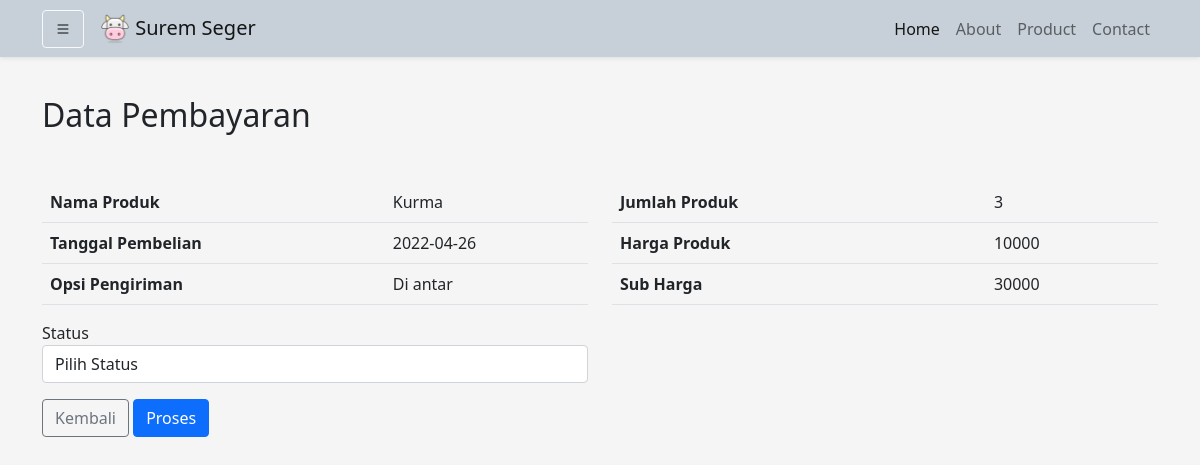
The app's page /Admin/ambilSendiri.php?id=28 (signed in) with its own data.
### tables this page shows
CREATE TABLE `pembelian_produk` (
  `id_pembelian_produk` int(11) NOT NULL,
  `id_pembelian` int(11) NOT NULL,
  `id_produk` int(11) NOT NULL,
  `jumlah` int(11) NOT NULL,
  `nama` varchar(50) NOT NULL,
  `harga` int(11) NOT NULL,
  `berat` int(11) NOT NULL,
  `subberat` int(11) NOT NULL,
  `subharga` int(11) NOT NULL
);

CREATE TABLE `pembelian` (
  `id_pembelian` int(11) NOT NULL,
  `id_user` int(11) NOT NULL,
  `tanggal_pembelian` date NOT NULL,
  `total_pembelian` int(11) NOT NULL,
  `opsi_pengiriman` varchar(30) NOT NULL,
  `opsi_pembayaran` varchar(30) NOT NULL,
  `alamat_pengiriman` text NOT NULL,
  `status_pembelian` varchar(50) NOT NULL,
  `status_terima` varchar(50) NOT NULL
);

### functions.php (called while the page is built, shortened)
<?php
$conn = mysqli_connect("localhost", "root", "", "db_suremseger");
function query($query)
{
    global $conn;
    $result = mysqli_query($conn, $query);
    $rows = [];
    while ($row = mysqli_fetch_assoc($result)) {
        $rows[] = $row;
    }
    return $rows;
}

### Admin/ambilSendiri.php (the view, shortened to what this page needs)
<?php
require_once('../functions.php');
$id_pembelian = $_GET['id'];
$detail = query("SELECT * FROM pembelian_produk JOIN pembelian ON pembelian_produk.id_pembelian = pembelian.id_pembelian WHERE pembelian_produk.id_pembelian ='$id_pembelian'")[0];
?>
<!DOCTYPE html>
<html lang="en">
<head>
    <link href="https://cdn.jsdelivr.net/npm/bootstrap@5.1.3/dist/css/bootstrap.min.css" rel="stylesheet" />
    <link rel="stylesheet" href="https://cdn.jsdelivr.net/npm/bootstrap-icons@1.8.1/font/bootstrap-icons.css" />
    <link rel="stylesheet" href="../style.css" />
</head>
<body>
    <?php include 'nav_sidebar.php'; ?>
    <section id="pembayaran">
        <div class="container">
            <h2>Data Pembayaran</h2>
            <div class="row mt-5">
                <div class="col-md-6">
                    <table class="table">
                        <tr>
                            <th>Nama Produk</th>
                            <td><?= $detail['nama']; ?></td>
                        </tr>
                        <tr>
                            <th>Tanggal Pembelian</th>
                            <td><?= $detail['tanggal_pembelian']; ?></td>
                        </tr>
                        <tr>
                            <th>Opsi Pengiriman</th>
                            <td><?= $detail['opsi_pengiriman']; ?></td>
                        </tr>
                    </table>
                </div>
                <div class="col-md-6">
                    <table class="table">
                        <tr>
                            <th>Jumlah Produk</th>
                            <td><?= $detail['jumlah']; ?></td>
                        </tr>
                        <tr>
                            <th>Harga Produk</th>
                            <td><?= $detail['harga']; ?></td>
                        </tr>
                        <tr>
                            <th>Sub Harga</th>
                            <td><?= $detail['subharga']; ?></td>
                        </tr>
                    </table>
                </div>
            </div>
            <form action="" method="post">
                <div class="row">
                    <div class="col-md-6">
                        <div class="form-group">
                            <label for="status">Status</label>
                            <select class="form-control" id="status" name="status">
                                <option value="">Pilih Status</option>
                            </select>
                        </div>
                    </div>
                </div>
                <div class="btn-form-group my-3">
                    <a href="dataPembeli.php" class="btn btn-outline-secondary">Kembali</a>
                    <button type="submit" class="btn btn-primary" name="proses">Proses</button>
                </div>
            </form>
        </div>
    </section>
</body>
</html>

### style.css (style rules this page uses)
body { background-color: whitesmoke; }
section { padding-top: 6rem; }

### records on screen
pembelian_produk: nama "Kurma", id_pembelian.tanggal_pembelian "2022-04-26", id_pembelian.opsi_pengiriman "Di antar", jumlah "3", harga "10000", subharga "30000"
